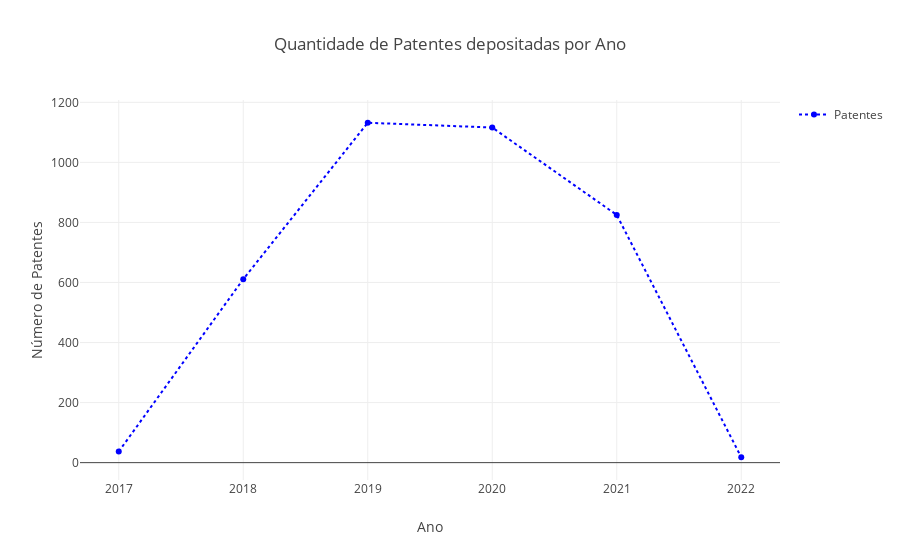

This figure's notebook cell:
### Code cell
# Crie o gráfico de dispersão
trace = go.Scatter(x=df_ano_corte['Ano'], y=df_ano['Patentes'], mode='lines+markers', line=dict(color='blue', dash='dot'), name='Patentes')
layout = go.Layout(title='Quantidade de Patentes depositadas por Ano',
                   xaxis=dict(title='Ano'),
                   yaxis=dict(title='Número de Patentes'),
                   showlegend=True,
                   xaxis_showgrid=True,
                   yaxis_showgrid=True)
fig = go.Figure(data=[trace], layout=layout)

pyo.iplot(fig)

### Figure 1 — Plotly figure (JSON) as saved in the notebook; plotly's stock layout.template omitted (floating-point values rounded to 4 significant figures)
{"data": [{"line": {"color": "blue", "dash": "dot"}, "mode": "lines+markers", "name": "Patentes", "type": "scatter", "x": [2017, 2018, 2019, 2020, 2021, 2022], "y": [37, 611, 1132, 1116, 825, 18]}], "layout": {"autosize": true, "showlegend": true, "title": {"text": "Quantidade de Patentes depositadas por Ano"}, "xaxis": {"autorange": true, "range": [2017.0, 2022.0], "showgrid": true, "title": {"text": "Ano"}, "type": "linear"}, "yaxis": {"autorange": true, "range": [-73.93, 1224.0], "showgrid": true, "title": {"text": "Número de Patentes"}, "type": "linear"}}}
